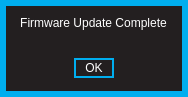
<?xml version="1.0" encoding="UTF-8"?>
<ui version="4.0">
 <class>FwUpdateCompleteForm</class>
 <widget class="QWidget" name="FwUpdateCompleteForm">
  <property name="geometry">
   <rect>
    <x>0</x>
    <y>0</y>
    <width>188</width>
    <height>97</height>
   </rect>
  </property>
  <property name="windowTitle">
   <string>Form</string>
  </property>
  <property name="styleSheet">
   <string notr="true">QWidget
{
	background:		rgba(35,31,32,255);
	border: 6px solid rgba(0,174,239,255);
}  

QWidget:hover
{
	/*border:				3px solid rgb(0, 126, 126)*/
}        

/* ---------- QLabels ------------*/
QLabel
{
	background:		rgba(0,0,0,0);
	color: 				white;
	font: 				7pt &quot;Futura&quot;;
	border:				none;
}

QLabel:hover
{
	border:				none;
}  

/* ---------- QSpinBox ------------*/
QSpinBox
{
	font: 7pt &quot;Futura&quot;;
	border: 2px solid rgb(0,174,239);
	background-color: rgba(0, 0, 0, 255);
	color: white;
	padding:0, 3, 0, 0;
}

QSpinBox::focus
{
	border: none;
	outline: none;
}

/* ---------- QLineEdit ------------*/
QLineEdit
{
	font: 7pt &quot;Futura&quot;;
	background: rgba(0,174,239,0);
	border: 2px solid rgba(0,174,239,255);
	border-radius: 0px;
	color: white;
	padding-left: 2px;
	padding-bottom: 2px;
}

QLineEdit:focus
{
	font: 7pt &quot;Futura&quot;;
	background: rgba(0,174,239,0);
	border: 2px solid white;
	border-radius: 0px;
	color: white;
	padding-left: 2px;
	padding-bottom: 2px;
}

/* ---------- QCheckBox ------------*/
QCheckBox
{
	font: 7pt &quot;Futura&quot;;
	background:rgba(0,174,239,0);
	color: white;
	padding:0, 3, 0, 0;
	border: none;
}

QCheckBox:focus
{
	background:rgba(0,174,239,0);
}


/* ------- QStackedWidget ---------*/
QStackedWidget
{
border-top: 1px solid white;
background: black;
}

/*---------- QPushButton ---------*/
QPushButton
{
	border: 2px solid rgba(0,174,239,255);
	font: 7pt &quot;Futura&quot;;
	color: white;
}

QPushButton:pressed
{
	border: 2px solid white;
	font: 7pt &quot;Futura&quot;;
	background: rgba(0,174,239,255);
	color: white;
}

</string>
  </property>
  <widget class="QFrame" name="warningFrame">
   <property name="geometry">
    <rect>
     <x>0</x>
     <y>0</y>
     <width>188</width>
     <height>97</height>
    </rect>
   </property>
   <property name="focusPolicy">
    <enum>Qt::NoFocus</enum>
   </property>
   <property name="styleSheet">
    <string notr="true"/>
   </property>
   <property name="frameShape">
    <enum>QFrame::StyledPanel</enum>
   </property>
   <property name="frameShadow">
    <enum>QFrame::Raised</enum>
   </property>
   <widget class="QFrame" name="warningSubFrame">
    <property name="geometry">
     <rect>
      <x>8</x>
      <y>8</y>
      <width>171</width>
      <height>81</height>
     </rect>
    </property>
    <property name="focusPolicy">
     <enum>Qt::NoFocus</enum>
    </property>
    <property name="styleSheet">
     <string notr="true">QFrame {
	background:rgba(200, 200, 200, 0);
	border-bottom-left-radius:4.0;
	border-bottom-right-radius:4.0;
	border-top-left-radius:4.0;
	border-top-right-radius:4.0;
	border:none;


}
</string>
    </property>
    <property name="frameShape">
     <enum>QFrame::StyledPanel</enum>
    </property>
    <property name="frameShadow">
     <enum>QFrame::Raised</enum>
    </property>
    <widget class="QLabel" name="updateComplete">
     <property name="geometry">
      <rect>
       <x>0</x>
       <y>-1</y>
       <width>171</width>
       <height>31</height>
      </rect>
     </property>
     <property name="focusPolicy">
      <enum>Qt::NoFocus</enum>
     </property>
     <property name="styleSheet">
      <string notr="true">font: 10pt &quot;Corbel&quot;;</string>
     </property>
     <property name="text">
      <string>Firmware Update Complete</string>
     </property>
     <property name="alignment">
      <set>Qt::AlignCenter</set>
     </property>
    </widget>
    <widget class="QPushButton" name="ok">
     <property name="geometry">
      <rect>
       <x>66</x>
       <y>50</y>
       <width>40</width>
       <height>20</height>
      </rect>
     </property>
     <property name="focusPolicy">
      <enum>Qt::NoFocus</enum>
     </property>
     <property name="styleSheet">
      <string notr="true">font: 9pt &quot;Futura-Normal&quot;;</string>
     </property>
     <property name="text">
      <string>OK</string>
     </property>
    </widget>
   </widget>
  </widget>
 </widget>
 <resources/>
 <connections/>
</ui>
